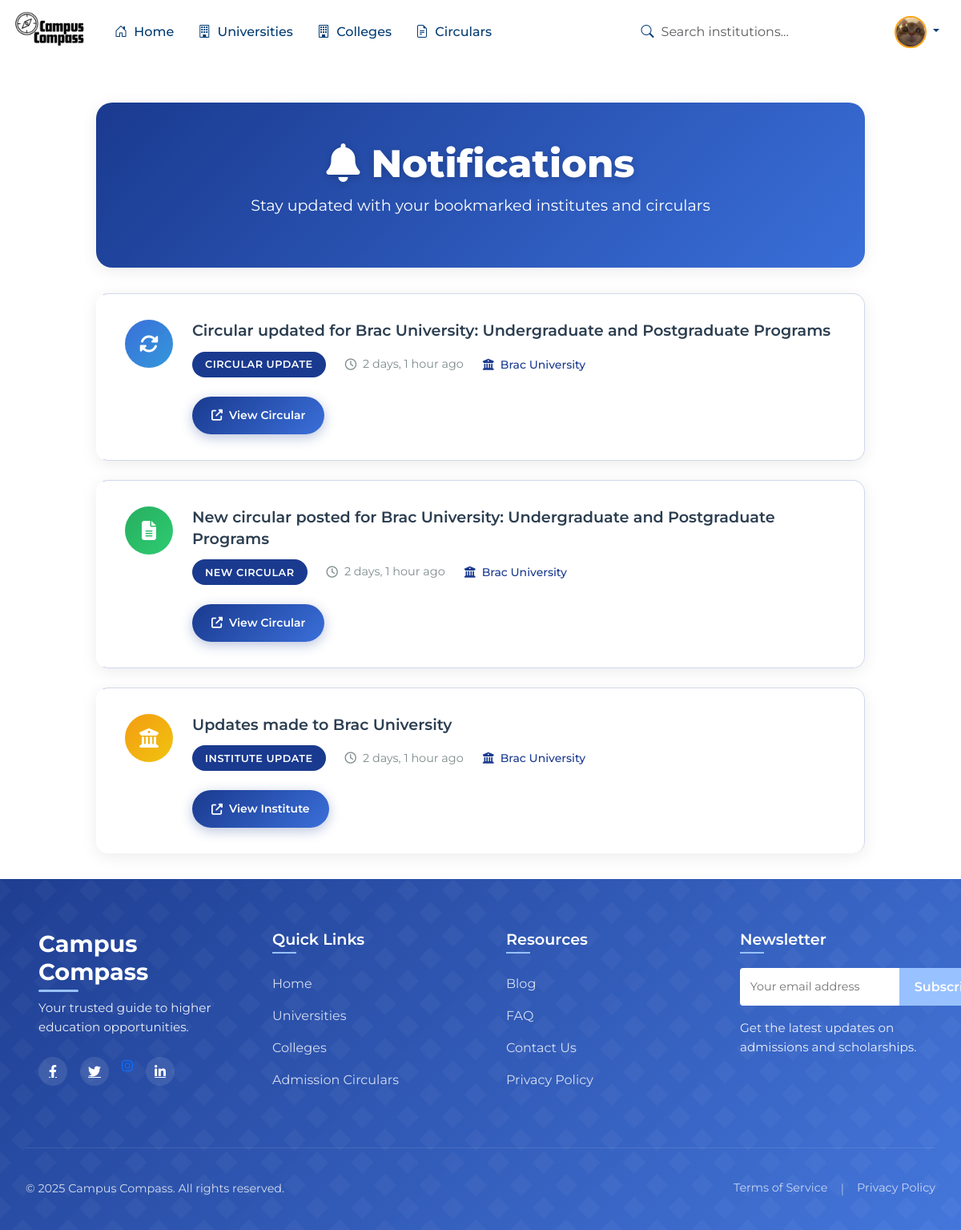
The app's page /notifications/ (signed in) with its own data.
### CC/models.py (models this page shows, shortened)
class CustomUser(AbstractUser):
    groups = models.ManyToManyField(
        'auth.Group',
        verbose_name='groups',
        blank=True,
        help_text='The groups this user belongs to.',
        related_name="customuser_groups",
        related_query_name="customuser",
    )
    user_permissions = models.ManyToManyField(
        'auth.Permission',
        verbose_name='user permissions',
        blank=True,
        help_text='Specific permissions for this user.',
        related_name="customuser_permissions",
        related_query_name="customuser",
    )
    class Meta:
        db_table = 'custom_user'
        verbose_name = 'User'
        verbose_name_plural = 'Users'

class Profile(models.Model):
    user = models.OneToOneField(User, on_delete=models.CASCADE)
    profile_pic = models.ImageField(upload_to='profile_pics/', null=True, blank=True,
                                    validators=[FileExtensionValidator(allowed_extensions=['jpg', 'jpeg', 'png'])])
    bio = models.TextField(max_length=500, blank=True, null=True)
    phone_regex = RegexValidator(
        regex=r'^\+?1?\d{9,15}$',
        message="Phone number must be entered in the format: '+999999999'"
    )
    phone_number = models.CharField(validators=[phone_regex], max_length=17, blank=True, null=True)
    birth_date = models.DateField(null=True, blank=True)
    GENDER_CHOICES = (('M', 'Male'), ('F', 'Female'), ('O', 'Other'))
    gender = models.CharField(max_length=1, choices=GENDER_CHOICES, blank=True, null=True)
    address = models.CharField(max_length=255, blank=True, null=True)
    city = models.CharField(max_length=100, blank=True, null=True)
    country = models.CharField(max_length=100, blank=True, null=True)
    website = models.URLField(max_length=200, blank=True, null=True)
    twitter = models.CharField(max_length=100, blank=True, null=True)
    facebook = models.CharField(max_length=100, blank=True, null=True)
    instagram = models.CharField(max_length=100, blank=True, null=True)
    linkedin = models.CharField(max_length=100, blank=True, null=True)
    created_at = models.DateTimeField(auto_now_add=True)
    updated_at = models.DateTimeField(auto_now=True)
    class Meta:
        verbose_name_plural = "Profiles"

class Notification(models.Model):
    user = models.ForeignKey(get_user_model(), on_delete=models.CASCADE)
    institute = models.ForeignKey(InstituteInfo, on_delete=models.CASCADE, null=True, blank=True)
    circular = models.ForeignKey(Circular, on_delete=models.CASCADE, null=True, blank=True)
    message = models.TextField()
    notification_type = models.CharField(max_length=50, choices=[
        ('new_circular', 'New Circular'),
        ('institute_update', 'Institute Update'),
        ('circular_update', 'Circular Update')
    ])
    is_read = models.BooleanField(default=False)
    created_at = models.DateTimeField(auto_now_add=True)
    class Meta:
        ordering = ['-created_at']
        verbose_name_plural = "Notifications"

class InstituteInfo(models.Model):
    title = models.CharField(max_length=100)
    category = models.ForeignKey(Category, on_delete=models.CASCADE)
    description = models.TextField()
    location = models.CharField(max_length=100)
    rank = models.CharField(max_length=100)
    department = models.CharField(max_length=100)
    contact = models.TextField()
    status_choices = (
        ('Closed', 'Closed'),
        ('Apply', 'Apply')
    )
    status = models.CharField(max_length=50, choices=status_choices, default='Closed')

### CC/views.py (the view)
# urls.py: path('notifications/', CC_views.notifications_view, name='notifications'),
@login_required
def notifications_view(request):
    notifications = Notification.objects.filter(user=request.user).select_related('institute', 'circular')
    unread_count = notifications.filter(is_read=False).count()
    if request.method == 'GET':
        unread_notifications = notifications.filter(is_read=False)
        unread_notifications.update(is_read=True)
        unread_count = 0
    return render(request, 'CC/notifications.html', {
        'notifications': notifications,
        'unread_count': unread_count
    })

### Template/CC/notifications.html (shortened to what this page needs)
{% extends 'base.html' %}
{% load static %}
{% block content %}
<link href="https://cdnjs.cloudflare.com/ajax/libs/animate.css/4.1.1/animate.min.css" rel="stylesheet">
<link rel="stylesheet" href="https://cdnjs.cloudflare.com/ajax/libs/font-awesome/6.4.0/css/all.min.css">
<div class="notifications-container">
    <div class="notifications-header">
        <div class="header-overlay" id="header-overlay"></div>
        <h1 class="notifications-title">
            <i class="fas fa-bell"></i> Notifications
        </h1>
        <p class="notifications-subtitle">
            Stay updated with your bookmarked institutes and circulars
        </p>
    </div>
    {% if notifications %}
        <div class="notifications-list">
            {% for notification in notifications %}
            <div class="notification-item {% if not notification.is_read %}unread{% else %}read{% endif %}"
                 id="notification-{{ notification.id }}"
                 data-notification-id="{{ notification.id }}">
                <div class="notification-content">
                    <div class="notification-icon icon-{{ notification.notification_type }}">
                        {% if notification.notification_type == 'new_circular' %}
                        <i class="fas fa-file-alt"></i>
                        {% elif notification.notification_type == 'institute_update' %}
                        <i class="fas fa-university"></i>
                        {% else %}
                        <i class="fas fa-sync-alt"></i>
                        {% endif %}
                    </div>
                    <div class="notification-details">
                        <div class="notification-message">
                            {{ notification.message }}
                        </div>
                        <div class="notification-meta">
                            <span class="notification-type">
                                {{ notification.get_notification_type_display }}
                            </span>
                            <span class="notification-time">
                                <i class="far fa-clock"></i> {{ notification.created_at|timesince }} ago
                            </span>
                            {% if notification.institute %}
                            <span class="notification-institute">
                                <i class="fas fa-university"></i> {{ notification.institute.title }}
                            </span>
                            {% endif %}
                        </div>
                        <div class="notification-action">
                            {% if notification.circular %}
                            <a href="{% url 'circulars' %}#circular-{{ notification.circular.id }}"
                               class="action-btn">
                                <i class="fas fa-external-link-alt"></i> View Circular
                            </a>
                            {% elif notification.institute %}
                            <a href="{% url 'institute_detail' notification.institute.id %}"
                               class="action-btn">
                                <i class="fas fa-external-link-alt"></i> View Institute
                            </a>
                            {% endif %}
                        </div>
                    </div>
                </div>
            </div>
            {% endfor %}
        </div>
    {% endif %}
</div>
{% endblock %}

### Template/navbar.html (shortened to what this page needs)
{% load static %}
<!DOCTYPE html>
<html lang="en">
<head>
    <link href="https://cdn.jsdelivr.net/npm/bootstrap@5.3.0/dist/css/bootstrap.min.css" rel="stylesheet">
    <link rel="stylesheet" href="https://cdn.jsdelivr.net/npm/bootstrap-icons@1.10.0/font/bootstrap-icons.css">
    <link rel="stylesheet" href="https://cdnjs.cloudflare.com/ajax/libs/font-awesome/6.4.0/css/all.min.css">
</head>
<body>
    <nav class="navbar navbar-expand-lg navbar-dark navbar-custom fixed-top">
        <div class="container-fluid">
            <a class="navbar-brand" href="{% url 'Home' %}">
                <img src="{% static 'Images/logo5.png' %}" alt="Campus Compass">
            </a>
            <div class="collapse navbar-collapse" id="navbarContent">
                <ul class="navbar-nav me-auto mb-2 mb-lg-0">
                    <li class="nav-item">
                        <a class="nav-link active" href="{% url 'Home' %}"><i class="bi bi-house-door me-1"></i> Home</a>
                    </li>
                    <li class="nav-item">
                        <a class="nav-link" href="{% url 'Universities' %}"><i class="bi bi-building me-1"></i> Universities</a>
                    </li>
                    <li class="nav-item">
                        <a class="nav-link" href="{% url 'Colleges' %}"><i class="bi bi-building me-1"></i> Colleges</a>
                    </li>
                    <li class="nav-item">
                        <a class="nav-link" href="{% url 'circulars' %}"><i class="bi bi-file-earmark-text me-1"></i> Circulars</a>
                    </li>
                </ul>
                <div class="d-flex align-items-center">
                    <form class="d-flex me-3" action="{% url 'search_results' %}" method="get">
                        <div class="search-container">
                            <i class="bi bi-search search-icon"></i>
                            <input class="form-control search-input" name="q" type="search" placeholder="Search institutions..." aria-label="Search">
                        </div>
                    </form>
                    <div class="dropdown">
                        <a class="nav-link dropdown-toggle" href="#" id="userDropdown" role="button" data-bs-toggle="dropdown" aria-expanded="false">
                            {% if user.is_authenticated and user.profile.profile_pic %}
                                <img src="{{ user.profile.profile_pic.url }}" class="user-avatar">
                            {% else %}
                                <img src="{% static 'Images/default-avatar.png' %}" class="user-avatar">
                            {% endif %}
                        </a>
                    </div>
                </div>
            </div>
        </div>
    </nav>
    <div class="container mt-5 pt-5">
    </div>
</body>
</html>

### Template/base.html (style rules this page uses)
body { background-color: white; background-size: cover; background-position: center; background-attachment: fixed; background-repeat: no-repeat; color: white; }

### Template/navbar.html (style rules this page uses)
:root { --navbar-height: 80px; --text-color: #003b72; --accent-color: #fca311; --accent-color2: #00000085; }
.navbar-custom { background: transparent !important; height: var(--navbar-height); }
.navbar-brand img { height: 100px; transition: all 0.3s ease; }
.nav-link { color: var(--text-color) !important; font-weight: 500; padding: 8px 15px !important; border-radius: 5px; transition: all 0.3s ease; }
.search-container { position: relative; width: 300px; background: transparent !important; }
.search-input { background: transparent !important; border: none !important; color: var(--text-color) !important; padding-left: 40px !important; border-radius: 50px !important; box-shadow: none !important; }
.search-icon { position: absolute; left: 15px; top: 50%; transform: translateY(-50%); color: var(--text-color); z-index: 10; }
.user-avatar { width: 40px; height: 40px; border-radius: 50%; object-fit: cover; border: 2px solid var(--accent-color); }
.notification-item { padding: 8px 12px; border-bottom: 1px solid #eee; font-size: 14px; }
.notification-item:last-child { border-bottom: none; }
.notification-time { font-size: 12px; color: #6c757d; }

### records on screen
CustomUser: profile.profile_pic (picture)
Notification: message "Circular updated for Brac University: Undergraduate and Postgraduate Programs", notification_type "CIRCULAR UPDATE", created_at "2 days, 1 hour", institute "Brac University"
Notification: message "New circular posted for Brac University: Undergraduate and Postgraduate Programs", notification_type "NEW CIRCULAR", created_at "2 days, 1 hour", institute "Brac University"
Notification: message "Updates made to Brac University", notification_type "INSTITUTE UPDATE", created_at "2 days, 1 hour", institute "Brac University", shows "View Institute"
